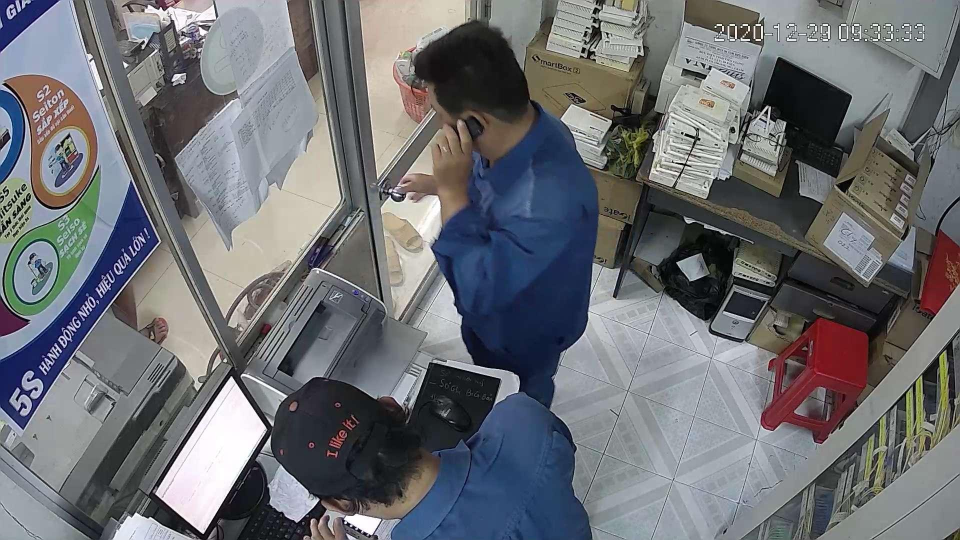
#> input picture code/test.jpg, 1920 x 1080 px (shown at 1/2 size)
$ python -i intruder_pipeline.py   (imports and definitions only)   (older library calls are emulated)
#> lines starting #> are read from the running program, lines starting #| are printed output that depends on the picture
#> further down, picture is the input picture: shape (1080, 1920, 3); mean B, G, R 114.9, 110.6, 108.6
import cv2
import numpy as np

def preprocess(frame):

    frame = cv2.resize(frame,(64,64))
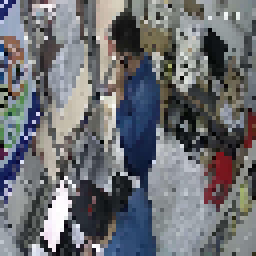
#> frame: shape (64, 64, 3) (shown 4 times larger); mean of channels 0, 1, 2 114.9, 110.6, 108.7; drawn as B, G, R

    blur = cv2.GaussianBlur(frame,(5,5),0)
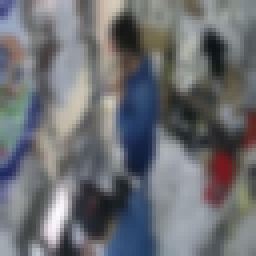
#> blur: shape (64, 64, 3) (shown 4 times larger); mean of channels 0, 1, 2 115, 110.7, 108.8; drawn as B, G, R

    sobelx = cv2.Sobel(blur,cv2.CV_32F,1,0,ksize=3)
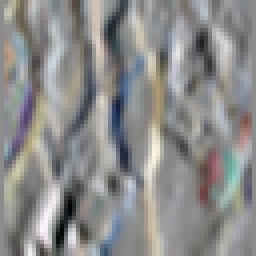
#> sobelx: shape (64, 64, 3) float32 (shown 4 times larger); mean of channels 0, 1, 2 -3.9, -2.1, -0.7; drawn with min black and max white
    sobely = cv2.Sobel(blur,cv2.CV_32F,0,1,ksize=3)
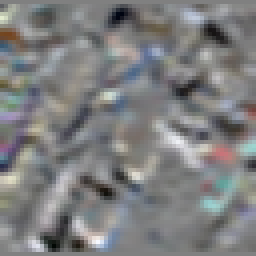
#> sobely: shape (64, 64, 3) float32 (shown 4 times larger); mean of channels 0, 1, 2 -1.8, -3.2, -4.3; drawn with min black and max white

    mag = cv2.magnitude(sobelx,sobely)
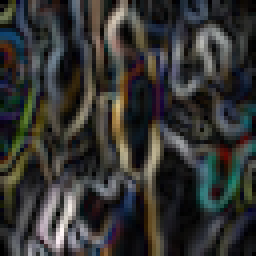
#> mag: shape (64, 64, 3) float32 (shown 4 times larger); mean of channels 0, 1, 2 111.8, 116.2, 116.2; drawn with min black and max white

    # normalize instead of raw edges
    mag = cv2.normalize(mag,None,0,255,cv2.NORM_MINMAX)
    mag = np.uint8(mag)

    return mag

>>> import cv2
>>> picture = cv2.imread('test.jpg')
>>> result = preprocess(picture)
